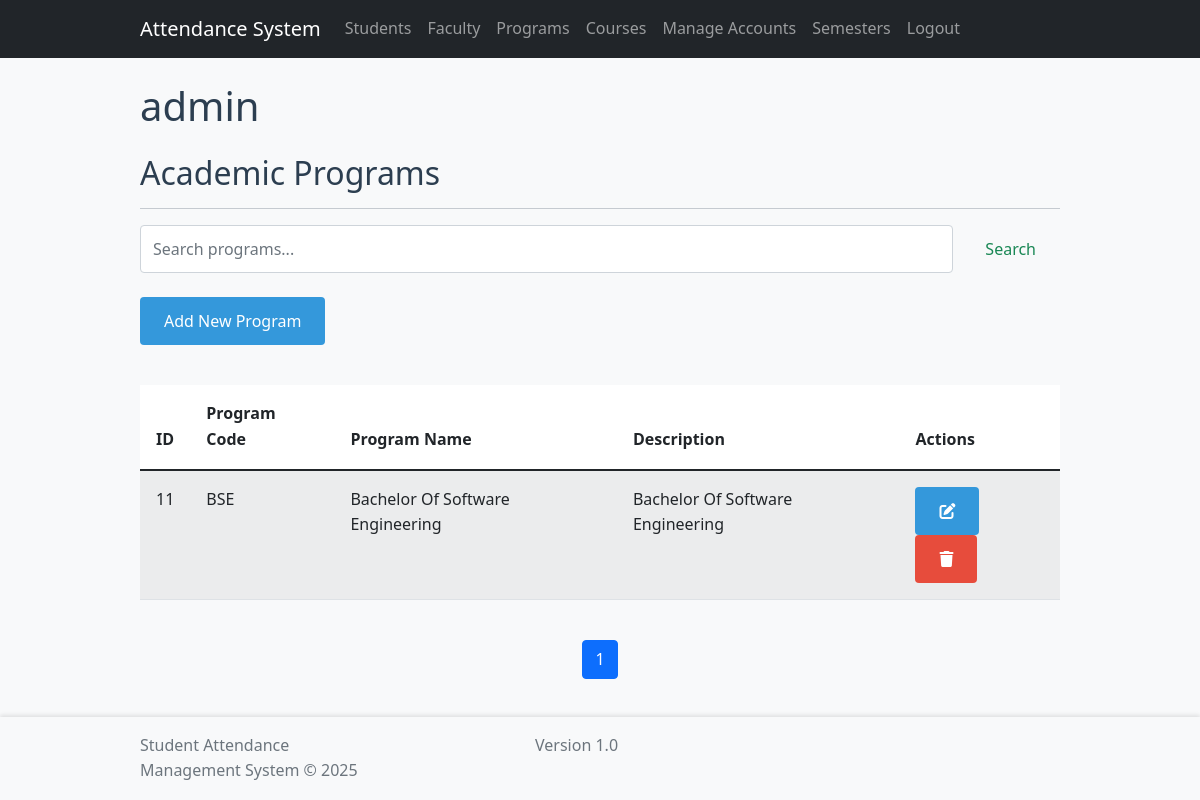
Before: /programs.php (signed in) with the older database file.
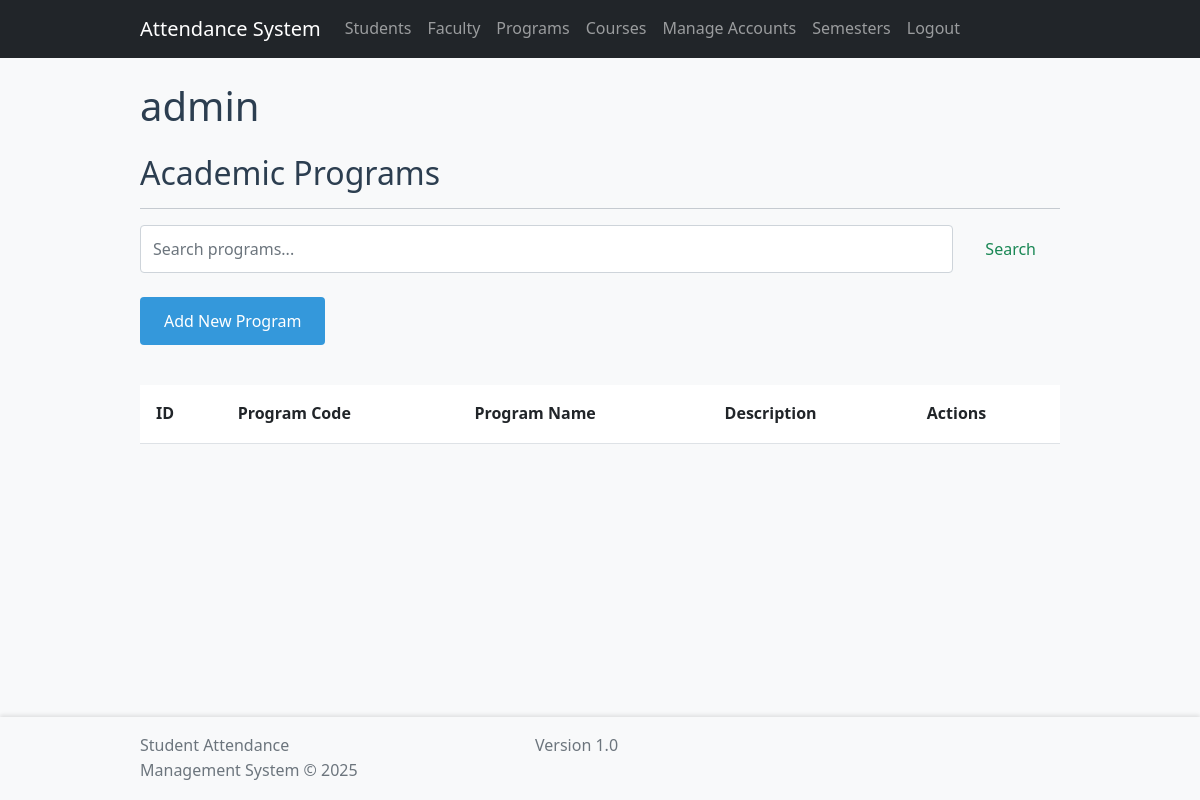
After: the same page with the newer database file.
### tables this page shows
CREATE TABLE `programs` (
  `program_id` int(11) NOT NULL,
  `program_code` varchar(10) NOT NULL,
  `program_name` varchar(100) NOT NULL,
  `description` text DEFAULT NULL,
  `faculty_id` int(11) DEFAULT NULL,
  `created_at` timestamp NOT NULL DEFAULT current_timestamp(),
  `updated_at` timestamp NOT NULL DEFAULT current_timestamp() ON UPDATE current_timestamp()
);

### includes/auth.php (called while the page is built, shortened)
<?php
function hasRole($role) {
    return isset($_SESSION['role']) && $_SESSION['role'] === $role;
}

### includes/functions.php (called while the page is built, shortened)
<?php
function getTableData($table, $columns = '*', $where = null, $orderBy = null) {
    global $pdo;
    $sql = "SELECT $columns FROM $table";
    if ($orderBy) {
        $sql .= " ORDER BY $orderBy";
    }
    $stmt = $pdo->prepare($sql);
    $stmt->execute();
    return $stmt->fetchAll();
}

### programs.php (the view, shortened to what this page needs)
<?php
require_once 'includes/header.php';
require_once 'includes/functions.php';
$programs = getTableData('programs');
$search = $_GET['search'] ?? '';
$limit = 10;
$page = isset($_GET['page']) ? intval($_GET['page']) : 1;
$offset = ($page - 1) * $limit;
$totalPrograms = count(getTableData('programs'));
$totalPages = ceil($totalPrograms / $limit);
$programs = getTableData('programs', '*', null, 'program_name ASC LIMIT ' . $offset . ', ' . $limit);
?>
<div class="container mt-4">
    <div class="row">
        <div class="col-md-12">
            <h2>Academic Programs</h2>
            <hr>
        </div>
    </div>
    <div class="row mb-4">
        <div class="col-md-12">
            <form id="searchForm" class="d-flex">
                <input class="form-control me-2" type="search" placeholder="Search programs..." name="search" value="<?php echo htmlspecialchars($search); ?>">
                <button class="btn btn-outline-success" type="submit">Search</button>
            </form>
        </div>
    </div>
    <div class="row mb-4">
        <div class="col-md-12">
            <button type="button" class="btn btn-primary" data-bs-toggle="modal" data-bs-target="#addProgramModal">
                Add New Program
            </button>
        </div>
    </div>
    <div class="row">
        <div class="col-md-12">
            <div class="table-responsive">
                <table class="table table-striped">
                    <thead>
                        <tr>
                            <th>ID</th>
                            <th>Program Code</th>
                            <th>Program Name</th>
                            <th>Description</th>
                            <th>Actions</th>
                        </tr>
                    </thead>
                    <tbody>
                        <?php foreach ($programs as $program): ?>
                            <tr>
                                <td><?php echo $program['program_id']; ?></td>
                                <td><?php echo htmlspecialchars($program['program_code'] ?? ''); ?></td>
                                <td><?php echo htmlspecialchars($program['program_name']); ?></td>
                                <td><?php echo htmlspecialchars($program['description']); ?></td>
                                <td>
                                    <button class="btn btn-sm btn-primary edit-program"
                                        data-id="<?php echo $program['program_id']; ?>"
                                        data-code="<?php echo htmlspecialchars($program['program_code'] ?? ''); ?>"
                                        data-name="<?php echo htmlspecialchars($program['program_name']); ?>"
                                        data-description="<?php echo htmlspecialchars($program['description']); ?>"
                                        data-bs-toggle="modal"
                                        data-bs-target="#editProgramModal">
                                        <i class="fas fa-edit"></i>
                                    </button>
                                    <button class="btn btn-sm btn-danger delete-program"
                                        data-id="<?php echo $program['program_id']; ?>">
                                        <i class="fas fa-trash"></i>
                                    </button>
                                </td>
                            </tr>
                        <?php endforeach; ?>
                    </tbody>
                </table>
            </div>
        </div>
    </div>
    <div class="row mt-4">
        <div class="col-md-12">
            <nav aria-label="Page navigation">
                <ul class="pagination justify-content-center">
                    <?php for ($i = 1; $i <= $totalPages; $i++): ?>
                        <li class="page-item <?php echo $i === $page ? 'active' : ''; ?>">
                            <a class="page-link" href="?page=<?php echo $i; ?><?php echo $search ? '&search=' . urlencode($search) : ''; ?>" data-page="<?php echo $i; ?>"><?php echo $i; ?></a>
                        </li>
                    <?php endfor; ?>
                </ul>
            </nav>
        </div>
    </div>
</div>
<?php require_once 'includes/footer.php'; ?>

### includes/header.php (shortened to what this page needs)
<?php
require_once 'auth.php';
?>
<!DOCTYPE html>
<html lang="en">
<head>
    <link href="https://cdn.jsdelivr.net/npm/bootstrap@5.1.3/dist/css/bootstrap.min.css" rel="stylesheet">
    <link rel="stylesheet" href="https://cdnjs.cloudflare.com/ajax/libs/font-awesome/6.0.0/css/all.min.css">
    <link rel="stylesheet" href="<?php echo BASE_URL; ?>/assets/css/style.css">
</head>
<body style="padding-bottom: 60px;">
    <nav class="navbar navbar-expand-lg navbar-dark bg-dark">
        <div class="container">
            <a class="navbar-brand" href="<?php echo BASE_URL; ?>/dashboard.php">Attendance System</a>
            <div class="collapse navbar-collapse" id="navbarNav">
                <ul class="navbar-nav">
                    <?php if (hasRole('admin')): ?>
                        <li class="nav-item"><a class="nav-link" href="<?php echo BASE_URL; ?>/students.php">Students</a></li>
                        <li class="nav-item"><a class="nav-link" href="<?php echo BASE_URL; ?>/faculty.php">Faculty</a></li>
                        <li class="nav-item"><a class="nav-link" href="<?php echo BASE_URL; ?>/programs.php">Programs</a></li>
                        <li class="nav-item"><a class="nav-link" href="<?php echo BASE_URL; ?>/courses.php">Courses</a></li>
                        <li class="nav-item"><a class="nav-link" href="<?php echo BASE_URL; ?>/add_accounts.php">Manage Accounts</a></li>
                        <li class="nav-item"><a class="nav-link" href="<?php echo BASE_URL; ?>/semesters.php">Semesters</a></li>
                    <?php endif; ?>
                    <li class="nav-item"><a class="nav-link" href="<?php echo BASE_URL; ?>/logout.php">Logout</a></li>
                </ul>
            </div>
        </div>
    </nav>
    <div class="container mt-4">
        <div class="page-header">
            <h1><?php echo htmlspecialchars($_SESSION['username']); ?></h1>
        </div>
    </div>

### includes/footer.php (shortened to what this page needs)
    <footer class="footer mt-auto py-3 bg-light">
        <div class="container">
            <div class="row">
                <div class="col-md-6">
                    <span class="text-muted">Student Attendance Management System © 2025</span>
                </div>
                <div class="col-md-6 text-end">
                    <span class="text-muted">Version 1.0</span>
                </div>
            </div>
        </div>
    </footer>
</body>
</html>

### assets/css/style.css (style rules this page uses)
:root { --primary-color: #2c3e50; --secondary-color: #3498db; --success-color: #2ecc71; --danger-color: #e74c3c; --warning-color: #f1c40f; --text-color: #2c3e50; --background-color: #f8f9fa; --card-bg: #ffffff; --border-color: #dee2e6; }
* { margin: 0; padding: 0; box-sizing: border-box; }
body { font-family: 'Segoe UI', Tahoma, Geneva, Verdana, sans-serif; line-height: 1.6; color: var(--text-color); background-color: var(--background-color); }
.container { max-width: 1200px; margin: 0 auto; padding: 0 20px; }
.btn { display: inline-block; padding: 0.75rem 1.5rem; border: none; border-radius: 4px; cursor: pointer; font-size: 1rem; font-weight: 500; transition: background-color 0.3s ease; }
.btn-primary { background-color: var(--secondary-color); color: white; }
.table { width: 100%; border-collapse: collapse; margin-top: 1rem; }
.table th, .table td { padding: 1rem; text-align: left; border-bottom: 1px solid var(--border-color); }
.table th { background-color: var(--card-bg); font-weight: 600; }
@media (max-width: 1200px) { .container { max-width: 960px; } }
.btn-danger { background-color: var(--danger-color); color: white; }

### includes/footer.php (style rules this page uses)
.footer { position: fixed; bottom: 0; width: 100%; background-color: var(--primary-color); color: white; padding: 1rem 0; box-shadow: 0 -2px 4px rgba(0,0,0,0.1); z-index: 1000; }
.footer .container { display: flex; justify-content: space-between; align-items: center; }

Changed rows visible on the page:
removed programs: program_id "11", program_code "BSE", program_name "Bachelor Of Software Engineering", description "Bachelor Of Software Engineering"
Other visible differences:
list line gone: "1"
